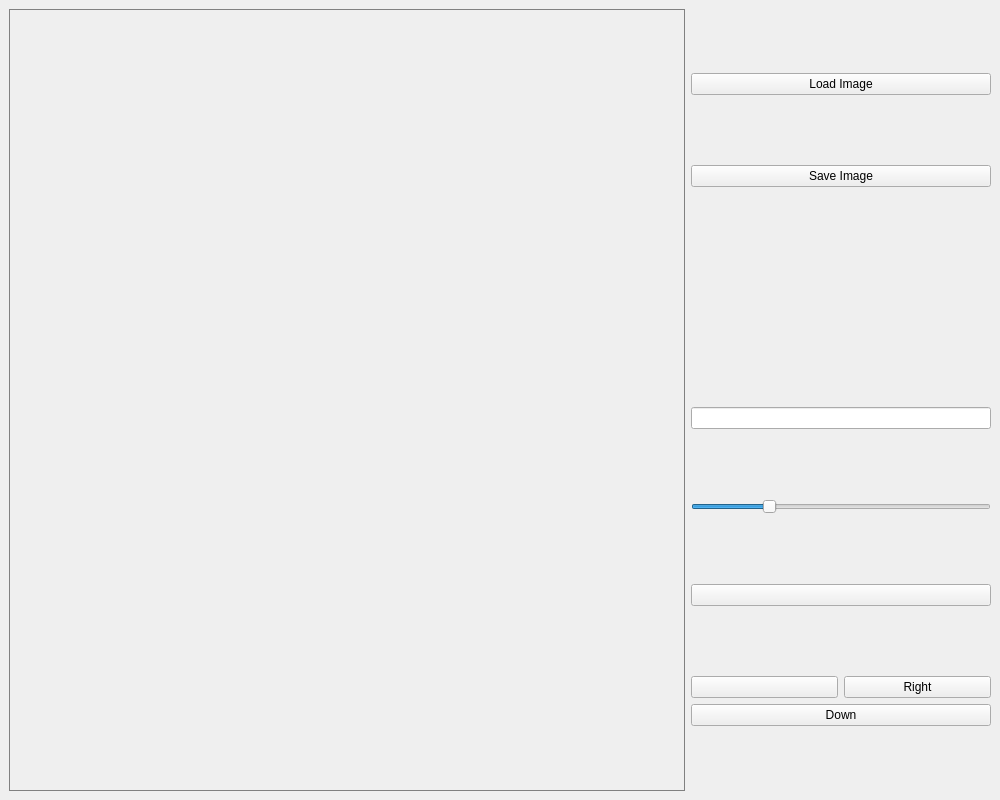
<?xml version="1.0" encoding="UTF-8"?>
<ui version="4.0">
 <class>MainWindow</class>
 <widget class="QMainWindow" name="MainWindow">
  <property name="geometry">
   <rect>
    <x>0</x>
    <y>0</y>
    <width>1000</width>
    <height>800</height>
   </rect>
  </property>
  <property name="mouseTracking">
   <bool>true</bool>
  </property>
  <property name="tabletTracking">
   <bool>false</bool>
  </property>
  <property name="windowTitle">
   <string>PictureMark</string>
  </property>
  <widget class="QWidget" name="centralwidget">
   <layout class="QHBoxLayout" name="horizontalLayout">
    <item>
     <widget class="QLabel" name="imageLabel">
      <property name="sizePolicy">
       <sizepolicy hsizetype="Preferred" vsizetype="Preferred">
        <horstretch>1</horstretch>
        <verstretch>1</verstretch>
       </sizepolicy>
      </property>
      <property name="minimumSize">
       <size>
        <width>400</width>
        <height>400</height>
       </size>
      </property>
      <property name="styleSheet">
       <string notr="true">border: 1px solid gray;</string>
      </property>
      <property name="text">
       <string/>
      </property>
     </widget>
    </item>
    <item>
     <layout class="QVBoxLayout" name="verticalLayout">
      <property name="sizeConstraint">
       <enum>QLayout::SizeConstraint::SetFixedSize</enum>
      </property>
      <item>
       <widget class="QPushButton" name="LoadImage">
        <property name="sizePolicy">
         <sizepolicy hsizetype="Minimum" vsizetype="Fixed">
          <horstretch>0</horstretch>
          <verstretch>0</verstretch>
         </sizepolicy>
        </property>
        <property name="minimumSize">
         <size>
          <width>300</width>
          <height>0</height>
         </size>
        </property>
        <property name="text">
         <string>Load Image</string>
        </property>
       </widget>
      </item>
      <item>
       <widget class="QPushButton" name="SaveImage">
        <property name="text">
         <string>Save Image</string>
        </property>
       </widget>
      </item>
      <item>
       <spacer name="Spacer">
        <property name="orientation">
         <enum>Qt::Orientation::Horizontal</enum>
        </property>
        <property name="sizeType">
         <enum>QSizePolicy::Policy::Minimum</enum>
        </property>
        <property name="sizeHint" stdset="0">
         <size>
          <width>300</width>
          <height>150</height>
         </size>
        </property>
       </spacer>
      </item>
      <item>
       <widget class="QLineEdit" name="Watermark">
        <property name="text">
         <string/>
        </property>
        <property name="placeholderText">
         <string extracomment="Edit watermark here"/>
        </property>
       </widget>
      </item>
      <item>
       <widget class="QSlider" name="TextSize">
        <property name="minimum">
         <number>10</number>
        </property>
        <property name="maximum">
         <number>50</number>
        </property>
        <property name="sliderPosition">
         <number>20</number>
        </property>
        <property name="orientation">
         <enum>Qt::Orientation::Horizontal</enum>
        </property>
       </widget>
      </item>
      <item>
       <widget class="QPushButton" name="UpButton">
        <property name="text">
         <string/>
        </property>
       </widget>
      </item>
      <item>
       <layout class="QGridLayout" name="left_right_buttons">
        <item row="4" column="0">
         <widget class="QPushButton" name="DownButton">
          <property name="text">
           <string>Down</string>
          </property>
         </widget>
        </item>
        <item row="3" column="0">
         <layout class="QHBoxLayout" name="horizontalLayout_3">
          <item>
           <widget class="QPushButton" name="LeftButton">
            <property name="text">
             <string/>
            </property>
            <property name="icon">
             <iconset>
              <normaloff>assets/icons/up.png</normaloff>assets/icons/up.png</iconset>
            </property>
           </widget>
          </item>
          <item>
           <widget class="QPushButton" name="RightButton">
            <property name="text">
             <string>Right</string>
            </property>
           </widget>
          </item>
         </layout>
        </item>
       </layout>
      </item>
     </layout>
    </item>
   </layout>
  </widget>
 </widget>
 <resources/>
 <connections/>
</ui>
